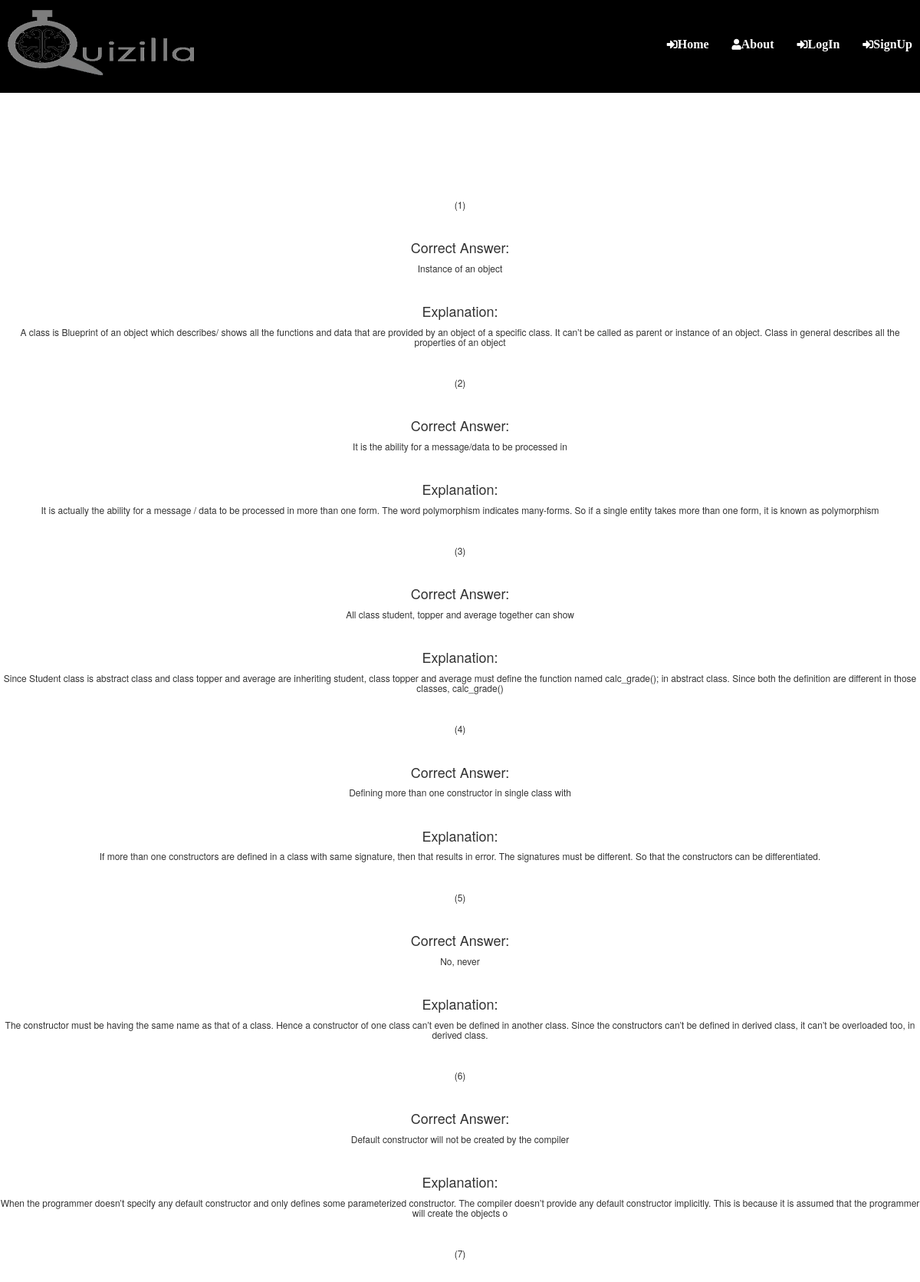
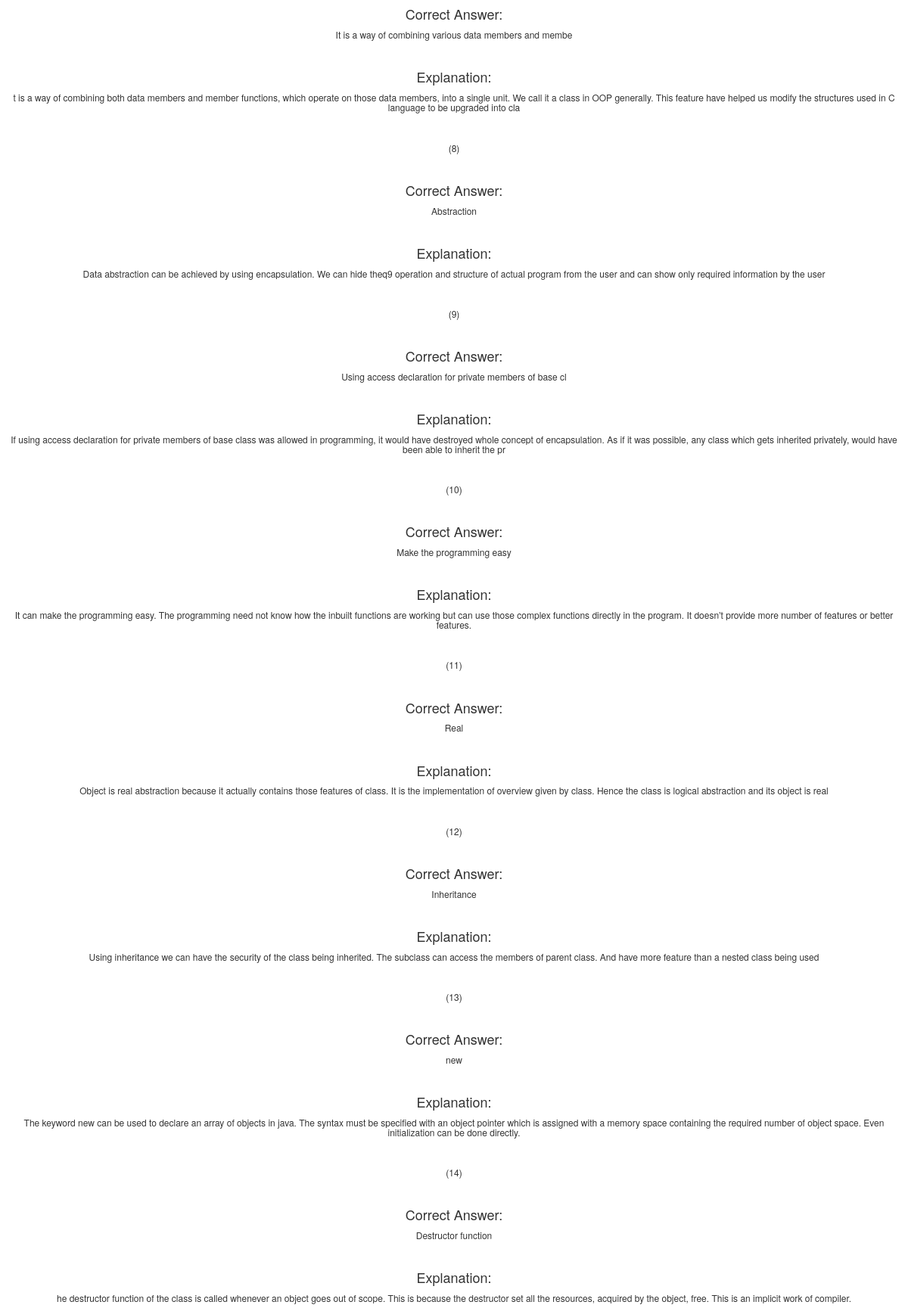
Screenshot of /explanaition.php?courseId=2 (upper part) with the database file from the repository (2 pictures, top to bottom).
### tables this page shows
CREATE TABLE IF NOT EXISTS questions(
                                     quesId int(10) NOT NULL,
                                     question varchar(250) NOT NULL,
                                     opt1 varchar(55) NOT NULL,
                                     opt2 varchar(55) NOT NULL,
                                     opt3 varchar(55) NOT NULL,
                                     opt4 varchar(55) NOT NULL,
                                     correctAns varchar(55) NOT NULL,
                                     explaination varchar(250),
                                     courseId int(10) NOT NULL
);

### explanaition.php (the view, shortened to what this page needs)
<?php
require_once("header.php");
require "admin/db.php";
$courseId=$_GET['courseId'];
$courses="select * from courses where courseId='$courseId'";
$course_result = mysqli_query($conn, $courses);
$course_rows = mysqli_fetch_array($course_result);
?>
    <div class="row QuizRowEXP center">
        <div class="col-12 center QuizDivEXP text-center">
            <br><br>
            <h1 class="text-center text-white font-weight-bold text-uppercase" ><?php echo $course_rows['courseName']; ?></h1><br>
            <br><br>
            <?php
            $Questions = "select * from questions where courseId='$courseId'";
            $result = mysqli_query($conn, $Questions);
            $i = 1;
            while($rows = mysqli_fetch_array($result)) {
                ?><h6>(<?php echo $i; ?>)</h6><br>
                <h4>Correct Answer:</h4><h6><?php echo $rows['correctAns']; ?></h6><br>
                <h4>Explanation:</h4><h6><?php echo $rows['explaination']; ?></h6><br><?php
                $i++;
            }
            ?>
    </div>
    </div>

### css/main.css (style rules this page uses)
* { margin:0; padding:0; }

### rows the page displays
questions: correctAns "Instance of an object", explaination "A class is Blueprint of an object which describes/ shows all the functions and data that are provided by an object of a specific class. It can’t be called as parent or instance of an object. Class in general describes all the properties of an object"
questions: correctAns "It is the ability for a message/data to be processed in", explaination "It is actually the ability for a message / data to be processed in more than one form. The word polymorphism indicates many-forms. So if a single entity takes more than one form, it is known as polymorphism"
questions: correctAns "All class student, topper and average together can show", explaination "Since Student class is abstract class and class topper and average are inheriting student, class topper and average must define the function named calc_grade(); in abstract class. Since both the definition are different in those classes, calc_grade()"
questions: correctAns "Defining more than one constructor in single class with", explaination "If more than one constructors are defined in a class with same signature, then that results in error. The signatures must be different. So that the constructors can be differentiated."
questions: correctAns "No, never", explaination "The constructor must be having the same name as that of a class. Hence a constructor of one class can’t even be defined in another class. Since the constructors can’t be defined in derived class, it can’t be overloaded too, in derived class."
questions: correctAns "Default constructor will not be created by the compiler", explaination "When the programmer doesn’t specify any default constructor and only defines some parameterized constructor. The compiler doesn’t provide any default constructor implicitly. This is because it is assumed that the programmer will create the objects o"
questions: correctAns "It is a way of combining various data members and membe", explaination "t is a way of combining both data members and member functions, which operate on those data members, into a single unit. We call it a class in OOP generally. This feature have helped us modify the structures used in C language to be upgraded into cla"
questions: correctAns "Abstraction", explaination "Data abstraction can be achieved by using encapsulation. We can hide theq9 operation and structure of actual program from the user and can show only required information by the user"
questions: correctAns "Using access declaration for private members of base cl", explaination "If using access declaration for private members of base class was allowed in programming, it would have destroyed whole concept of encapsulation. As if it was possible, any class which gets inherited privately, would have been able to inherit the pr"
questions: correctAns "Make the programming easy", explaination "It can make the programming easy. The programming need not know how the inbuilt functions are working but can use those complex functions directly in the program. It doesn’t provide more number of features or better features."
questions: correctAns "Real", explaination "Object is real abstraction because it actually contains those features of class. It is the implementation of overview given by class. Hence the class is logical abstraction and its object is real"
questions: correctAns "Inheritance", explaination "Using inheritance we can have the security of the class being inherited. The subclass can access the members of parent class. And have more feature than a nested class being used"
questions: correctAns "new", explaination "The keyword new can be used to declare an array of objects in java. The syntax must be specified with an object pointer which is assigned with a memory space containing the required number of object space. Even initialization can be done directly."
questions: correctAns "Destructor function", explaination "he destructor function of the class is called whenever an object goes out of scope. This is because the destructor set all the resources, acquired by the object, free. This is an implicit work of compiler."
